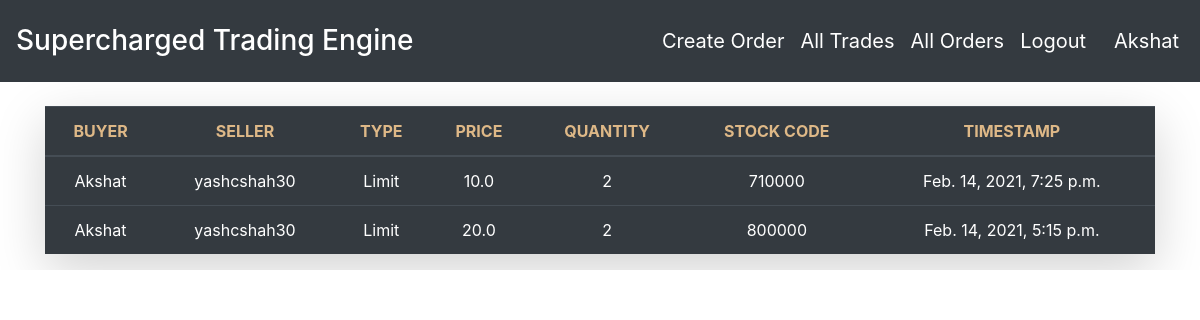
Screenshot of /trades/ (signed in) with the database file from the repository.
### orders/models.py (models this page shows, shortened)
class Trade(models.Model):
    buyer = models.ForeignKey(User, on_delete=models.CASCADE, related_name='buyer_user')
    seller = models.ForeignKey(User, on_delete=models.CASCADE, related_name='seller_user')
    type = models.CharField(max_length=1, choices=TYPE_CHOICES)
    timestamp = models.DateTimeField(default=timezone.now)
    price = models.FloatField(default=0.0, validators=[MinValueValidator(0.0)])
    quantity = models.IntegerField(default=1, validators=[MinValueValidator(1)])
    stock_code = models.CharField(max_length=6, validators=[MinLengthValidator(6)])

### orders/views.py (the view)
# urls.py: path('trades/', TradeListView.as_view(), name = 'trades-list'),
class TradeListView(LoginRequiredMixin, ListView):
    model = Trade
    template_name = 'orders/trade_list.html'
    ordering =['-timestamp']
    context_object_name='trades'

### orders/templates/orders/trade_list.html (shortened to what this page needs)
<!DOCTYPE html>
<html lang="en">
<head>
  <link rel="stylesheet" href="https://maxcdn.bootstrapcdn.com/bootstrap/4.4.1/css/bootstrap.min.css">
</head>
<body>
  <nav class="navbar navbar-expand-sm bg-dark navbar-dark">
    <ul class="navbar-nav">
      <li class="nav-item active">
        <p class="text-light"><h3 style="color: white;">Supercharged Trading Engine</h3></p>
      </li>
    </ul>
    <ul class="navbar-nav ml-auto">
      <li class="nav-item">
        <a class="text-ligt nav-link" href="{%url 'order-create' %}" style="color: white;font-size: 20px;padding-right: 8px;">Create Order</a>
      </li>
      <li class="nav-item">
        <a class="text-ligt nav-link" href="{%url 'trades-list' %}" style="color: white;font-size: 20px;padding-right: 8px;">All Trades</a>
      </li>
      <li class="nav-item">
        <a class="text-ligt nav-link" href="{%url 'orders-list' %}" style="color: white;font-size: 20px;padding-right: 8px;">All Orders</a>
      </li>
      <li class="nav-item">
        <a class="text-ligt nav-link" href="{% url 'logout' %} " style="color: white; font-size: 20px;padding-right: 20px;">Logout</a>
      </li>
      <li class="nav-item">
        <a class="text-ligt nav-link" href="#" style="color: white;font-size: 20px;padding-right: 5px;">{{user.username}}</a>
      </li>
    </ul>
  </nav>
<br>
<div class="container">
  <table class="table table-dark table-hover shadow-lg">
    <thead>
      <tr>
        <th class="text-center font-weight-bolder  text-uppercase" style="color: burlywood;">Buyer</th>
        <th class="text-center font-weight-bolder  text-uppercase" style="color: burlywood;">Seller</th>
      <th class="text-center font-weight-bolder  text-uppercase" style="color: burlywood;">Type</th>
        <th class="text-center font-weight-bolder text-uppercase" style="color: burlywood;">Price</th>
        <th class="text-center font-weight-bolder text-uppercase" style="color: burlywood;">Quantity</th>
        <th class="text-center font-weight-bolder text-uppercase" style="color: burlywood;">Stock Code</th>
        <th class="text-center font-weight-bolder text-uppercase" style="color:burlywood;">Timestamp</th>
      </tr>
    </thead>
    <tbody>
        {%if trades%}
        {% for trade in trades%}
        <tr>
            <td class="text-center">{{trade.buyer}}</td>
            <td class="text-center">{{trade.seller}}</td>
          <td class="text-center">{{trade.get_type_display}}</td>
        <td class="text-center">{{trade.price}}</td>
        <td class="text-center">{{trade.quantity}}</td>
        <td class="text-center">{{trade.stock_code}}</td>
        <td class="text-center">{{trade.timestamp}}</td>
      </tr>
        {% endfor %}
        {% endif %}
    </tbody>
  </table>
</div>
</body>
</html

### orders/templates/orders/trade_list.html (style rules this page uses)
html, body { overflow-x: hidden; background-image: url("https://image.freepik.com/free-vector/business-candle-stick-graph-chart-stock-market-investment-trading-blue-background_62391-73.jpg"); background-size: cover; }

### rows the page displays
Trade: buyer "Akshat", seller "yashcshah30", type "Limit", price "10.0", quantity "2", stock_code "710000", timestamp "Feb. 14, 2021, 7:25 p.m."
Trade: buyer "Akshat", seller "yashcshah30", type "Limit", price "20.0", quantity "2", stock_code "800000", timestamp "Feb. 14, 2021, 5:15 p.m."

### other values shown
{{ user.username }} "Akshat"
